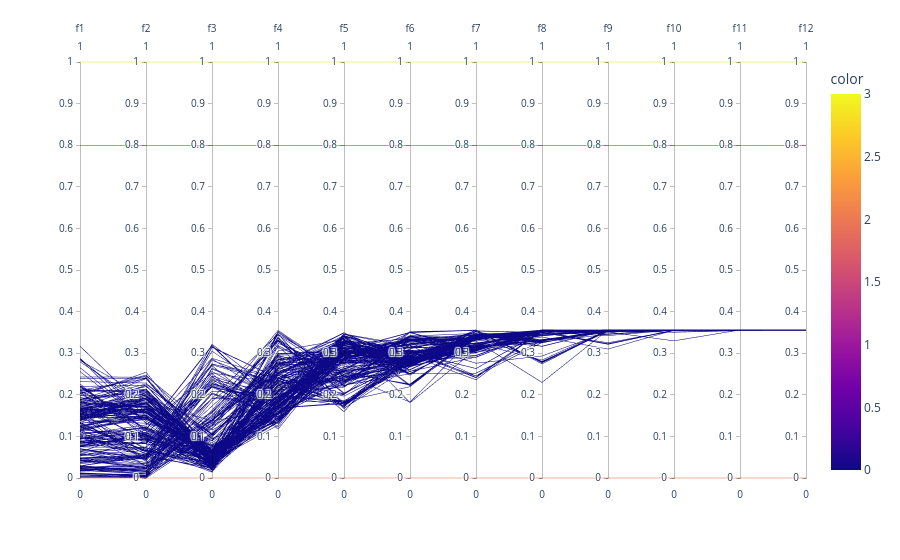

Write notebook code for a chart like this one.
### Code cell
columns = problem.get_objective_names()[0] + ['color']
objs = evo_NSGA.population.objectives[nds(evo_NSGA.population.objectives)[0][0]]

objs_col = [[0]] * len(objs)
objs = pd.DataFrame(np.hstack((objs, objs_col)), columns=columns)

resp = pd.DataFrame(np.hstack((response, [[1]])), columns=columns)
ide = pd.DataFrame(np.hstack(([problem.ideal], [[2]])), columns=columns)
nad = pd.DataFrame(np.hstack(([problem.nadir], [[3]])), columns=columns)

fig = ex.parallel_coordinates(
        pd.concat([objs, resp, ide, nad]),
        dimensions=problem.get_objective_names()[0],
        color="color")
fig

### Figure 1 — Plotly figure (JSON) as saved in the notebook; plotly's stock layout.template omitted (floating-point values rounded to 4 significant figures; data arrays with more than 128 entries replaced by an {"elided": "..."} marker saying what was removed)
{"data": [{"dimensions": [{"label": "f1", "values": {"elided": "234 float values"}}, {"label": "f2", "values": {"elided": "234 float values"}}, {"label": "f3", "values": {"elided": "234 float values"}}, {"label": "f4", "values": {"elided": "234 float values"}}, {"label": "f5", "values": {"elided": "234 float values"}}, {"label": "f6", "values": {"elided": "234 float values"}}, {"label": "f7", "values": {"elided": "234 float values"}}, {"label": "f8", "values": {"elided": "234 float values"}}, {"label": "f9", "values": {"elided": "234 float values"}}, {"label": "f10", "values": {"elided": "234 float values"}}, {"label": "f11", "values": {"elided": "234 float values"}}, {"label": "f12", "values": {"elided": "234 float values"}}], "domain": {"x": [0, 1], "y": [0, 1]}, "line": {"color": {"elided": "234 int values"}, "coloraxis": "coloraxis"}, "name": "", "type": "parcoords"}], "layout": {"coloraxis": {"colorbar": {"title": {"text": "color"}}, "colorscale": [[0, "#0d0887"], [0.1111, "#46039f"], [0.2222, "#7201a8"], [0.3333, "#9c179e"], [0.4444, "#bd3786"], [0.5556, "#d8576b"], [0.6667, "#ed7953"], [0.7778, "#fb9f3a"], [0.8889, "#fdca26"], [1, "#f0f921"]]}, "legend": {"tracegroupgap": 0}, "margin": {"t": 60}}}
